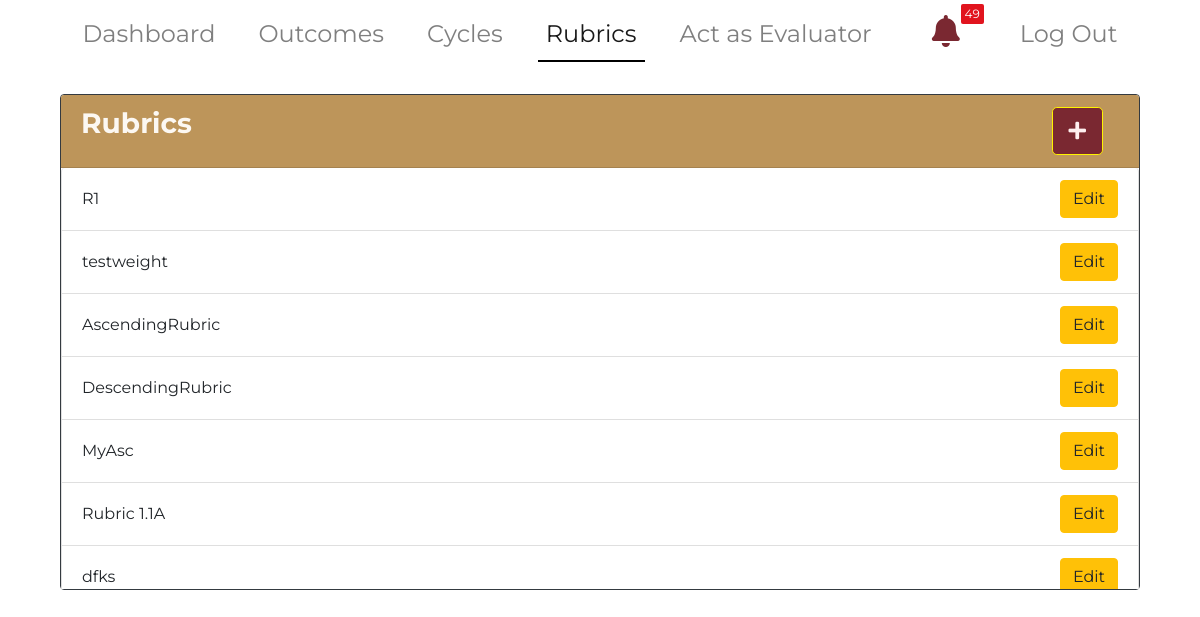
The page /rubrics on the database its author committed.
### main/models.py (models this page shows, shortened)
class Rubric(models.Model):
    title = models.CharField(max_length=200, blank=True, default="Untitled")
    isWeighted = models.BooleanField(null=True, default=False)
    max_row = models.PositiveIntegerField(null=True)
    max_col = models.PositiveIntegerField(null=True)
    created_by = models.CharField(max_length=200)
    assigned_to = models.ManyToManyField(Evaluator)
    ascending = models.BooleanField(null=True, default=True)

### main/views.py (the view)
# urls.py: path('rubrics', views.rubrics, name = 'rubrics'),
def rubrics(request):
    rubrics = Rubric.objects.all()
    context = {'rubrics':rubrics, 'rubric': 'active','notification_count' : Notification.objects.filter(read=False).count(),
    'notifications' : Notification.objects.filter(read=False).order_by('-created_at')}
    return render(request, 'main/rubrics.html', context)

### main/templates/main/rubrics.html
{% extends  'main/adminbase.html' %}
{%load static%}
{%block body_block%}
    <div class = "container-fluid ">
      <div class = "container" id = "main_content">
        <div class = "col col-lg-12 col-md-12 col-sm-12">
                    <div  class = "card border-dark mb-3 justify-content-center" >
                      <h3 class = "card-header title">
                      <div class = "d-flex justify-content-between">
                        <span>Rubrics</span>
                        <a href= "{%url 'main:test_rubric'%}" type="button" class="btn btn-primary btn-lg mr-3" >
                           <i class="fas fa-plus"></i>
                         </a>
                        </div>
                      </h3>
                        <ul id = "over" class="list-group" style="overflow-y:scroll; height: 50vh">
                            {%for rubric in rubrics%}
                            <li class="list-group-item d-flex justify-content-between align-items-center">
                                {{rubric.title}}
                            <a href = "{%url 'main:edit_rubric' rubric.id%}" class = "btn btn-warning">Edit</a>
                             </li>
                            {%endfor%}
                        </ul>
                    </div>
</div>
</div>
</div>
{%endblock%}

### main/static/css/landing.css (style rules this page uses)
body { font-family: Montserrat, Lato, 'Nunito Sans', Helvetica, Arial, Platino, Garamond, Bookman, Lucidia; }
body { height: 100vh; }
.btn-primary { color: #ffefef !important; background-color: #7a2831 !important; border-color: #fff300; }
.card-header { background-color: rgb(219,217,214) }
.card-header { background-color: #BD955A; color: rgb(252, 248, 242); }
.card-header span { color: rgb(252, 248, 242); }

### main/templates/main/navbar.html (style rules this page uses)
h3 { display:block; color:#333; font-weight:bold; padding:8px; margin:0; border-bottom:solid 1px rgba(100, 100, 100, .30); }

### rows shown on the page
Rubric: title "R1"
Rubric: title "testweight"
Rubric: title "AscendingRubric"
Rubric: title "DescendingRubric"
Rubric: title "MyAsc"
Rubric: title "Rubric 1.1A"
Rubric: title "dfks"

### other values the page prints
{{ notification_count }} "49"
